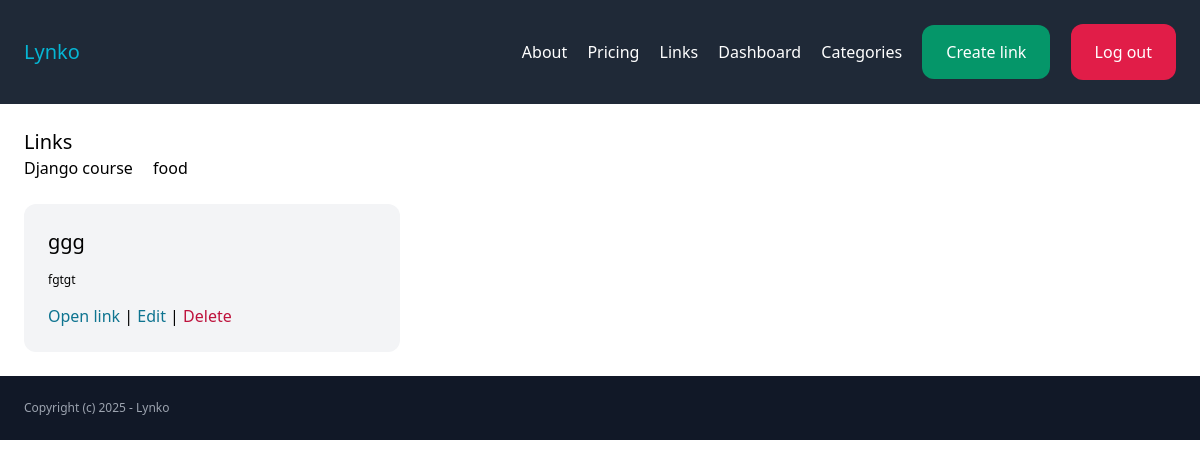
Screenshot of /links/ (signed in) with the database file from the repository.
### link/models.py (models this page shows, shortened)
class Category(models.Model):
    name = models.CharField(max_length=255)
    created_by = models.ForeignKey(User, related_name='categories', on_delete=models.CASCADE)
    created_at = models.DateTimeField(auto_now_add=True)
    class Meta:
        ordering =('name',)

class Link(models.Model):
    category = models.ForeignKey(Category, related_name='links', on_delete=models.CASCADE)
    name = models.CharField(max_length=255)
    description = models.TextField(blank=True, null=True)
    url = models.CharField(max_length=255)
    created_by = models.ForeignKey(User, related_name='links', on_delete=models.CASCADE)
    created_at = models.DateTimeField(auto_now_add=True)
    class Meta:
        ordering = ('-created_at',)

### link/views.py (the view)
# urls.py: path('', views.links, name='links'),
@login_required
def links(request):
    category = request.GET.get('category', '')
    links = Link.objects.filter(created_by = request.user)
    if category:
        links = links.filter(category_id=category)
    return render(request, 'link/links.html',{
        'links': links,
        'category': category,
    })

### link/templates/link/links.html (shortened to what this page needs)
{% extends 'core/base.html' %}
{% block content %}
    <h1 class="mb6 text-xl">Links</h1>
    <div class="mb-6 space-x-4 space-x-4" >
        {% for category in request.user.categories.all %}
            <a href="{% url 'link:links' %}?category={{ category.id }}">{{ category.name }}</a>
        {% endfor %}
    </div>
    <div class="grid grid-cols-3 gap-3">
        {% for link in links %}
            <div class="bg-gray-100 p-6 rounded-xl">
                <h2 class="mb-4 text-xl">{{ link.name }}</h2>
                {% if link.description %}
                    <p class="mb-4 text-xs">{{ link.description}}</p>
                {% endif%}
                <a href="{{ link.url }}" class="text-cyan-700" target="_blank">Open link</a>
                |
                <a href="{% url 'link:edit_link' link.id %}" class="text-cyan-700">Edit</a>
                |
                <a href="{% url 'link:delete_link' link.id %}" class="text-rose-700">Delete</a>
            </div>
        {% empty %}
            <div class="bg-rose-200 p-6 rounded-xl">
                You don't have any links for this filter..... please add some links first
            </div>
        {% endfor %}
    </div>
{% endblock %}

### rows the page displays
Category: name "Django course"
Category: name "food"
Link: name "ggg", description "fgtgt"
